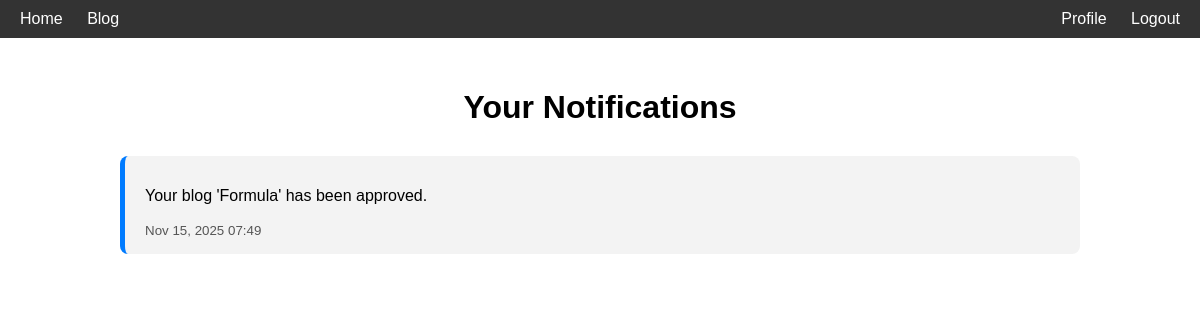
The app's page /notifications/ (signed in) with its own data.
### myblog/models.py (models this page shows, shortened)
class Notification(models.Model):
    user = models.ForeignKey(User, on_delete=models.CASCADE, related_name='notifications')
    message = models.CharField(max_length=200)
    is_read = models.BooleanField(default=False)
    created_at = models.DateTimeField(auto_now_add=True)

### myblog/views.py (the view)
# urls.py: path('notifications/', views.Notifications, name='notifications'),
@login_required
def Notifications(request):
    notifications = Notification.objects.filter(user=request.user).order_by('-created_at')
    notifications.filter(is_read=False).update(is_read=True)
    return render(request, "notifications.html", {
        "notifications": notifications
    })

### myblog/context_processor.py (called while the page is built)
def unread_notifications(request):
    if request.user.is_authenticated:
        count = Notification.objects.filter(user=request.user, is_read=False).count()
    else:
        count = 0
    return {"unread_notifications": count}

### templates/notifications.html (shortened to what this page needs)
{% load static %}
<!DOCTYPE html>
<html lang="en">
<head>
    <link rel="stylesheet" href="{% static 'css/notifications.css' %}">
</head>
<body>
<div class="navbar">
    <div class="nav-left">
        <a href="{% url 'home' %}">Home</a>
        <a href="{% url 'blog_list' %}">Blog</a>
    </div>
    <div class="nav-right">
        {% if user.is_authenticated %}
            <a href="{% url 'profile' %}">Profile</a>
            <a href="{% url 'logout' %}">Logout</a>
        {% endif %}
    </div>
</div>
<div class="container">
    <h1>Your Notifications</h1>
    {% if notifications %}
        <div class="notification-list">
            {% for note in notifications %}
            <div class="notification-card {% if not note.is_read %} unread {% endif %}">
                <p>{{ note.message }}</p>
                <small>{{ note.created_at|date:"M d, Y H:i" }}</small>
            </div>
            {% endfor %}
        </div>
    {% else %}
        <p>No notifications yet.</p>
    {% endif %}
</div>
</body>
</html>

### static/css/notifications.css (style rules this page uses)
body { margin: 0; font-family: Arial, sans-serif; }
.navbar { background: #333; padding: 10px; display: flex; justify-content: space-between; }
.navbar a { color: white; text-decoration: none; margin: 0 10px; }
.container { width: 80%; margin: auto; padding: 30px 0; }
h1 { text-align: center; margin-bottom: 30px; }
.notification-list { display: flex; flex-direction: column; gap: 15px; }
.notification-card { padding: 15px 20px; border-radius: 8px; background: #f3f3f3; border-left: 5px solid #007bff; }
.notification-card small { color: #555; }

### records on screen
Notification: message "Your blog 'Formula' has been approved.", created_at "Nov 15, 2025 07:49"
